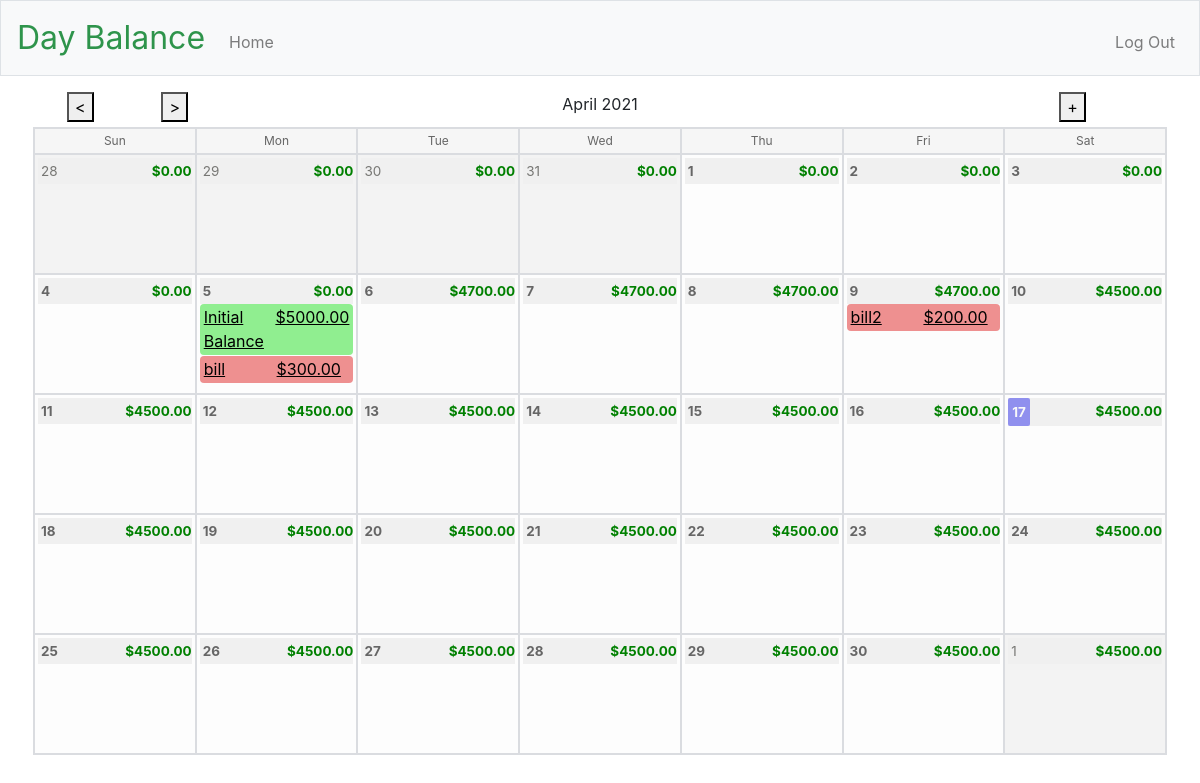
Screenshot of / (signed in) with the database file from the repository.
### app/models.py (models this page shows, shortened)
class Transaction(db.Model):
    id = db.Column(db.Integer, primary_key=True)
    title = db.Column(db.String(40), nullable=False)
    date = db.Column(db.Date, nullable=False)
    amount = db.Column(db.Numeric(precision=2), nullable=False)
    description = db.Column(db.String(200))
    income = db.Column(db.Boolean)
    is_recurring = db.Column(db.Boolean)
    freq = db.Column(db.String(8))  # DAILY, WEEKLY, MONTHLY, YEARLY
    interval = db.Column(db.Numeric(precision=0))
    day = {}
    day['mon'] = db.Column(db.Boolean)
    day['tue'] = db.Column(db.Boolean)
    day['wed'] = db.Column(db.Boolean)
    day['thu'] = db.Column(db.Boolean)
    day['fri'] = db.Column(db.Boolean)
    day['sat'] = db.Column(db.Boolean)
    day['sun'] = db.Column(db.Boolean)
    count = db.Column(db.Numeric(precision=0))  # number of occurrences (Cannot be used with until)
    until = db.Column(db.Date)  # recurrence end date (Cannot be used with count)
    transaction_exceptions = db.relationship('TransactionException', backref='transaction', lazy='dynamic')
    user_id = db.Column(db.Integer, db.ForeignKey('user.id'), nullable=False)

### app/main/routes.py (the view)
@bp.route("/", methods=["GET"])
@bp.route("/<int:year>/<int:month>", methods=["GET", "POST"])
@login_required
def index(year=0, month=0):
    todays_date = datetime.date(datetime.now())
    if year == 0 or month == 0:
        year = todays_date.year
        month = todays_date.month
    month_name = current_user.month_name(month)
    weekday_headers = current_user.weekday_headers()
    start_balance = current_user.month_starting_balance(year, month)
    month_days = current_user.month_days(year, month)
    month_transactions = current_user.month_transactions(year, month)
    return render_template(
        "index.html",
        todays_date=todays_date,
        current_month=month,
        current_year=year,
        current_months_name=month_name,
        weekday_headers=weekday_headers,
        month_days=month_days,
        balance=start_balance,
        transactions=month_transactions,
    )

### app/models.py (called while the page is built)
@login.user_loader
def load_user(id):
    return User.query.get(int(id))

    def weekday_headers(self):
        weekday_headers = []
        for weekday in balance_calendar.iterweekdays():
            weekday_headers.append(day_abbr[weekday])
        return weekday_headers

    def month_name(self, month):
        return month_name[month]

    def month_days(self, year, month):
        return balance_calendar.itermonthdates(year, month)

    def month_starting_balance(self, year, month):
        month_start_day = list(balance_calendar.itermonthdates(year, month))[0]
        month_start_balance = 0
        prev_transactions = Transaction.query.filter(
            Transaction.user_id == self.id,
            Transaction.date >= self.start_date,
            Transaction.date < month_start_day
        )
        for transaction in prev_transactions:
            if transaction.income == True:
                month_start_balance = month_start_balance + transaction.amount
            else:
                month_start_balance = month_start_balance - transaction.amount
        return month_start_balance

    def month_transactions(self, year, month):
        month_start_day = list(balance_calendar.itermonthdates(year, month))[0]
        month_end_day = list(balance_calendar.itermonthdates(year, month))[-1]
        month_transactions = Transaction.query.filter(
            Transaction.user_id == self.id,
            Transaction.date >= month_start_day,
            Transaction.date <= month_end_day,
        )
        return month_transactions

### app/templates/index.html (shortened to what this page needs)
{% extends "layout.html" %}
{% block main %}
    {% set ns = namespace(curr_balance=balance) %}
    <div class="row justify-content-center title-row">
        {% if current_month == 1 %}
            <form class="col-1 order-1 btn-left ml-0" action="/{{ current_year-1 }}/12" method="post">
                <button name="forwardBtn" title="Previous Month" type="submit">&lt;</button>
            </form>
        {% else %}
            <form class="col-1 order-1 btn-left ml-0" action="/{{ current_year }}/{{ current_month-1 }}" method="post">
                <button name="forwardBtn" title="Previous Month" type="submit">&lt;</button>
            </form>
        {% endif %}
        {% if current_month == 12 %}
            <form class="col-1 order-2 btn-left ml-0" action="/{{ current_year+1 }}/1" method="post">
                <button name="backBtn" title="Next Month" type="submit">&gt;</button>
            </form>
        {% else %}
            <form class="col-1 order-2 btn-left ml-0" action="/{{ current_year }}/{{ current_month+1 }}" method="post">
                <button name="backBtn" title="Next Month" type="submit">&gt;</button>
            </form>
        {% endif %}
        <div class="col order-4 title-center">
            {{ current_months_name }} {{ current_year }}
        </div>
        <form class="col-2 order-6 btn-right mr-0" action="/add" method="get">
            <button name="addBtn" title="Add Transaction" type="submit">+</button>
        </form>
    </div>
   <ul class="row justify-content-center calendar-header">
        {% for weekday_header in weekday_headers %}
            <li class="col weekday-header">{{ weekday_header }}</li>
        {% endfor %}
    </ul>
    <ul class="row justify-content-center calendar" id="calendar">
        {% for day in month_days %}
            <li
                {% if day.month != current_month %}
                    class="col day day-othermonth"
                {% else %}
                    class="col day"
                {% endif %}
                data-year="{{ day.year }}"
                data-month="{{ day.month }}"
                data-day="{{ day.day }}">
                <div class="row no-gutters day-header">
                    {% if day.day == todays_date.day and day.month == todays_date.month and day.year == todays_date.year %}
                        <span class="daynumber daynumber-current">
                    {% elif day.month != current_month %}
                        <span class="daynumber daynumber-othermonth">
                    {% else %}
                        <span class="daynumber">
                    {% endif %}
                    {{ day.day }}</span>
                    {% if ns.curr_balance < 0 %}
                        <span class="col daybalance daybalance-negative">
                    {% else %}
                        <span class="col daybalance">
                    {% endif %}
                    {{ "$%.2f"|format(ns.curr_balance) }}</span>
                </div>
                <div class="transactions">
                    {% for transaction in transactions %}
                        {% if transaction.date.month == day.month and transaction.date.day == day.day and transaction.date.year == day.year %}
                            <div
                                {% if transaction.income != True %}
                                    class="row no-gutters transaction transaction-red"
                                {% else %}
                                    class="row no-gutters transaction transaction-green"
                                {% endif %}>
                                <div class="col">
                                <a href="{{ url_for('main.edit_transaction', transaction_id = transaction.id) }}">
                                    {{ transaction.title }}
                                </a>
                                </div>
                                <div class="col">
                                <a href="{{ url_for('main.edit_transaction', transaction_id = transaction.id) }}">
                                    {{ "$%.2f"|format(transaction.amount) }}
                                </a>
                                </div>
                            </div>
                            {% set ns.curr_balance = (ns.curr_balance + transaction.amount) if transaction.income == True else (ns.curr_balance - transaction.amount) %}
                        {% endif %}
                    {% endfor %}
                </div>
            </li>
        {% endfor %}
    </ul>
{% endblock %}

### app/templates/layout.html (shortened to what this page needs)
<!DOCTYPE html>
<html lang="en">
    <head>
        <link href="https://maxcdn.bootstrapcdn.com/bootstrap/4.1.3/css/bootstrap.min.css" rel="stylesheet">
        <link href="/static/styles.css" rel="stylesheet">
    </head>
    <body>
        <nav class="navbar navbar-expand-md navbar-light bg-light border">
            <a class="navbar-brand" href="/"><span class="green">Day Balance</span></a>
            <div class="collapse navbar-collapse" id="navbar">
                {% if current_user.is_anonymous %}
                <ul class="navbar-nav ml-auto mt-2">
                    <li class="nav-item"><a class="nav-link" href="{{ url_for('auth.register') }}">Register</a></li>
                    <li class="nav-item"><a class="nav-link" href="{{ url_for('auth.login') }}">Log In</a></li>
                </ul>
                {% else %}
                <ul class="navbar-nav mr-auto mt-2">
                    <li class="nav-item"><a class="nav-link" href="{{ url_for('main.index') }}">Home</a></li>
                </ul>
                <ul class="navbar-nav ml-auto mt-2">
                    <li class="nav-item"><a class="nav-link" href="{{ url_for('auth.logout') }}">Log Out</a></li>
                </ul>
            {% endif %}
            </div>
        </nav>
        <main class="container-fluid px-5 py-3">
            {% block main %}{% endblock %}
        </main>
    </body>
</html>

### app/static/styles.css (style rules this page uses)
nav .navbar-brand { font-size: xx-large; }
nav .navbar-brand .green { color: #2e944b; }
main { overflow-x: auto; text-align: center; }
.calendar-header { min-width: 400px; padding-left: 0; padding: 0; margin-top: 5px; margin-bottom: 0; border-left: #DADCE0 2px solid; }
.weekday-header { list-style: none; font-size: 12px; text-align: center; background-color: #F6F6F6; color: #666; padding: 3px; margin: 0; overflow: auto; border-top: #DADCE0 2px solid; border-right: #DADCE0 2px solid; border-bottom: 0px; }
.calendar { min-width: 400px; padding-left: 0; border-bottom: #DADCE0 2px solid; border-left: #DADCE0 2px solid; }
.day-header { background-color: #F0F0F0; }
.day { list-style: none; text-align: left; min-height: 120px; background-color: #FDFDFD; padding: 3px; margin: 0; overflow: auto; border-top: #DADCE0 2px solid; border-right: #DADCE0 2px solid; border-bottom: 0px; }
.day-othermonth { background-color: #F3F3F3; cursor: auto; }
.daybalance { font-size: 13.5px; font-weight: 700; color: green; padding: 3px; text-align: right; }
.daynumber { font-size: 13.5px; font-weight: 700; color: #666; padding: 3px; }
.daynumber-current { color: #F9F9F9; background-color: #9090ee; padding: 4px; border-radius: 2px; }
.daynumber-othermonth { font-weight: 400; color: #777774; }
.transaction { margin-bottom: 1px; padding: 1px 4px 2px 4px; border-radius: 4px; text-underline-position: below; }
.transactions a:link { color: black; background-color: transparent; text-decoration: underline; }
.transaction-green { background-color: #90ee90; }
.transaction-red { background-color: #ee9090; }

### rows the page displays
Transaction: amount "$5000.00"
Transaction: amount "$300.00"
Transaction: amount "$200.00"

### other values shown
{{ current_months_name }} "April"
{{ current_year }} "2021"
{{ weekday_header }} "Sun" "Mon" "Tue" "Wed" "Thu" "Fri" "Sat"
{{ day.day }} "28" "29" "30" "31" "1" "2" "3" "4" "5" "6" "7" "8" "9" "10" "11" "12" "13" "14" "15" "16" "17" "18" "19" "20" "21" "22" "23" "24" "25" "26" "27" "28" "29" "30" "1"
{{ "$%.2f"|format(ns.curr_balance) }} "$0.00" "$0.00" "$0.00" "$0.00" "$0.00" "$0.00" "$0.00" "$0.00" "$0.00" "$4700.00" "$4700.00" "$4700.00" "$4700.00" "$4500.00" "$4500.00" "$4500.00" "$4500.00" "$4500.00" "$4500.00" "$4500.00" "$4500.00" "$4500.00" "$4500.00" "$4500.00" "$4500.00" "$4500.00" "$4500.00" "$4500.00" "$4500.00" "$4500.00" "$4500.00" "$4500.00" "$4500.00" "$4500.00" "$4500.00"
